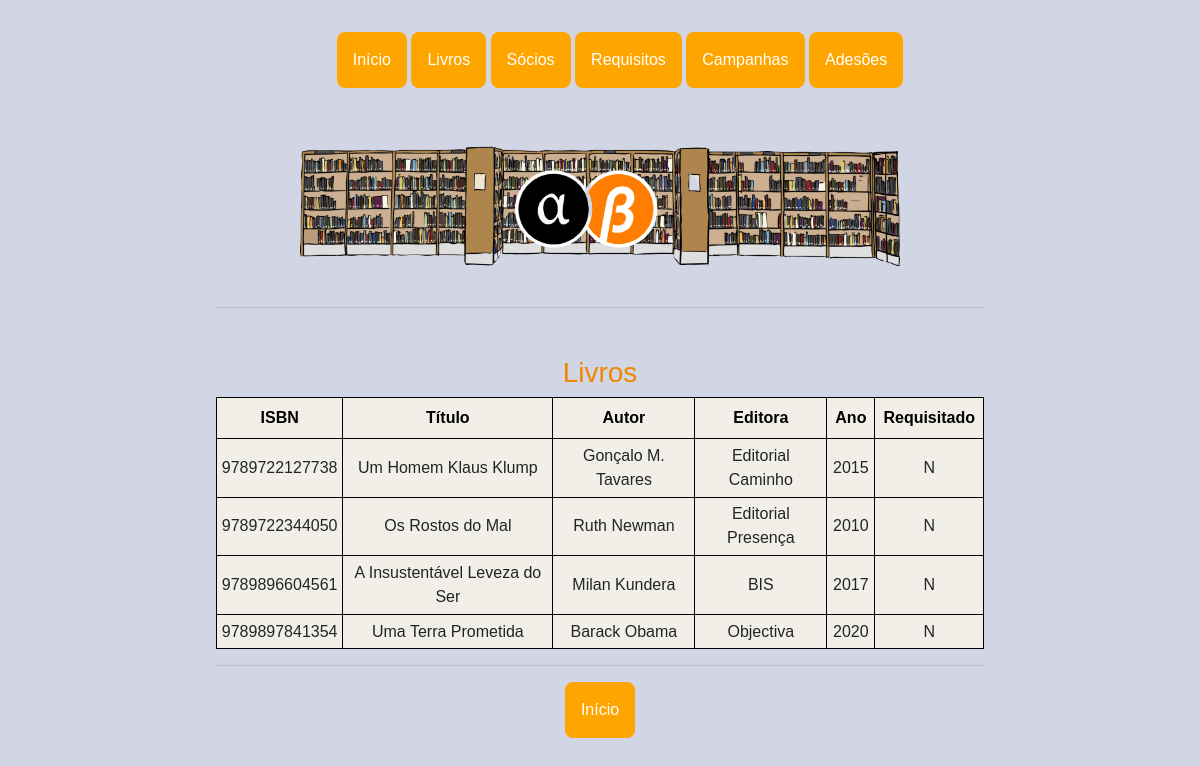
Page /ver_livros on the earlier database version.
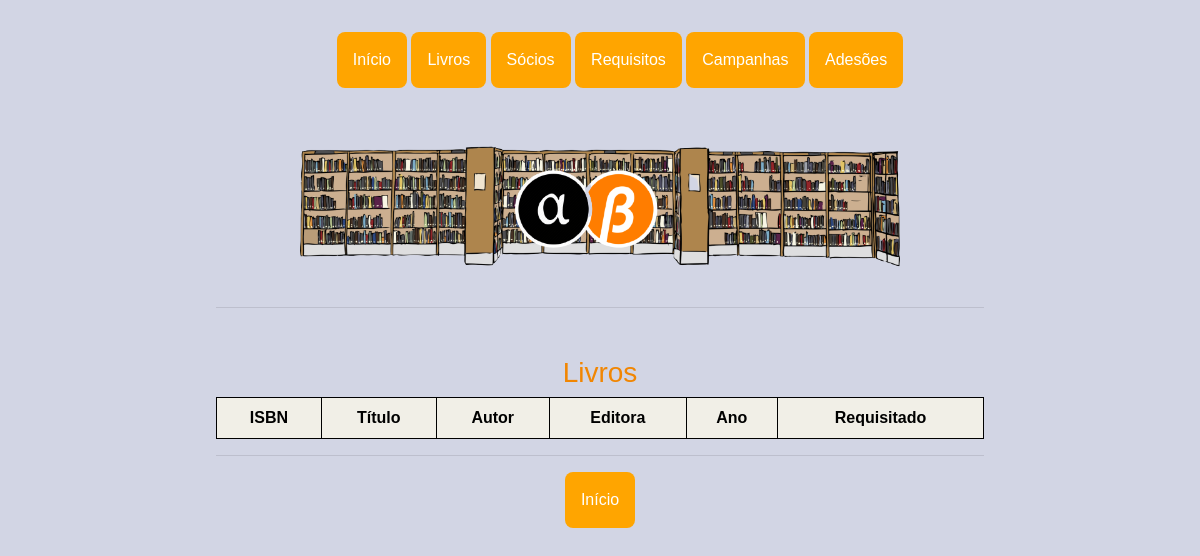
Same page on the later database version.
### app.py (models this page shows)
class Livro(db.Model):
    __tablename__ = 'livro'
    ISBN = db.Column(db.Integer, primary_key=True)
    titulo = db.Column(db.String(150))
    autor = db.Column(db.String(70))
    editora = db.Column(db.String(70))
    ano = db.Column(db.Integer)
    requisitado = db.Column(db.String(1), default='N')

### app.py (the view)
@app.route('/ver_livros', methods=['GET'])
def ver_livros():
    livros = Livro.query.all()
    return render_template('ver_livros.html', livros=livros)

### templates/ver_livros.html
{% extends "base.html"%} {%block title %}Livros - Biblioteca{%endblock%} {%block pic %}<img class="bgpic"
    src="{{ url_for('static', filename = 'imgs/bb.png') }}" alt="logo" />{%endblock%} {%block content%}
<h3>Livros</h3>
<table style="width:100%" class="pure-table pure-table-horizontal">
    <tr>
        <th>ISBN</th>
        <th>Título </th>
        <th>Autor</th>
        <th>Editora</th>
        <th>Ano</th>
        <th>Requisitado</th>
    </tr>
    {% for livro in livros %}
    <tr>
        <td>{{livro.ISBN}}</td>
        <td>{{livro.titulo}}</td>
        <td>{{livro.autor}}</td>
        <td>{{livro.editora}}</td>
        <td>{{livro.ano}}</td>
        <td>{{livro.requisitado}}</td>
        {% endfor %}
</table>
<hr />
<div class="dropdown">
    <li><a href="/"><button class="dropbtn botoes ">Início</button></a>
    </li>
</div>
{%endblock%}

Differences in the rows shown:
removed Livro: ISBN "9789722127738", titulo "Um Homem Klaus Klump", autor "Gonçalo M. Tavares", editora "Editorial Caminho", ano "2015", requisitado "N"
removed Livro: ISBN "9789722344050", titulo "Os Rostos do Mal", autor "Ruth Newman", editora "Editorial Presença", ano "2010", requisitado "N"
removed Livro: ISBN "9789896604561", titulo "A Insustentável Leveza do Ser", autor "Milan Kundera", editora "BIS", ano "2017", requisitado "N"
removed Livro: ISBN "9789897841354", titulo "Uma Terra Prometida", autor "Barack Obama", editora "Objectiva", ano "2020", requisitado "N"
